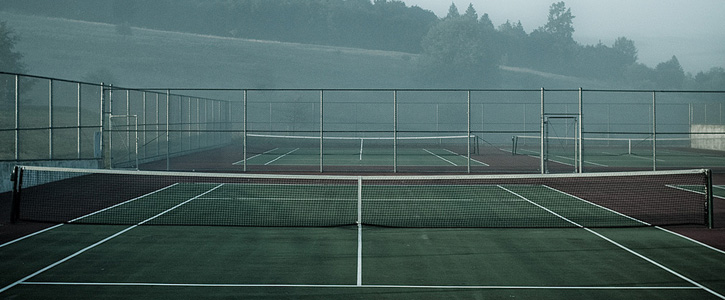
#> input picture opencv/img/full_img/1.jpg, 725 x 300 px, given in place of img1.jpg, which was not available
$ python try1.py
#> lines starting #> are read from the running program, lines starting #| are printed output that depends on the picture; after the words box and inside, x2 and y2 are one past the last pixel; in counts of white or black regions, pixels touching at a corner belong together; pictures that were not available may be replaced by others from this repository, and a replacement may not be noted
import numpy as np
import cv2 as cv
import glob

file = '../../img/full_img/img1.jpg'
img = cv.imread(file)
#> img is the input picture: shape (300, 725, 3); mean B, G, R 96.6, 98.2, 75.9
gray = cv.cvtColor(img, cv.COLOR_BGR2GRAY)
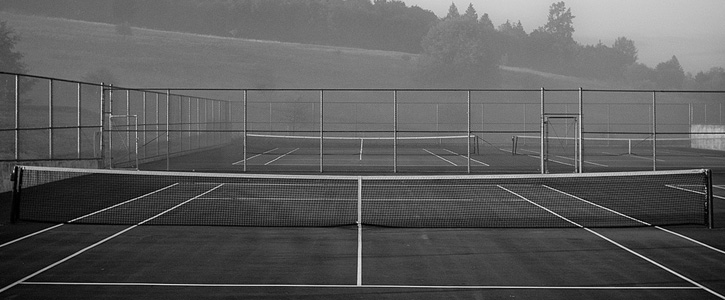
#> gray: shape (300, 725); min 0, max 243, mean 91.3

gray = np.float32(gray)
dst = cv.cornerHarris(gray, 2,3,0.04)
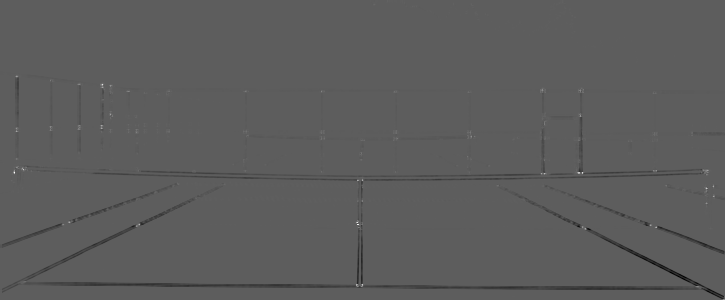
#> dst: shape (300, 725) float32; min -27936358, max 48035048, mean -285103.8; drawn with min black and max white

dst = cv.dilate(dst, None)
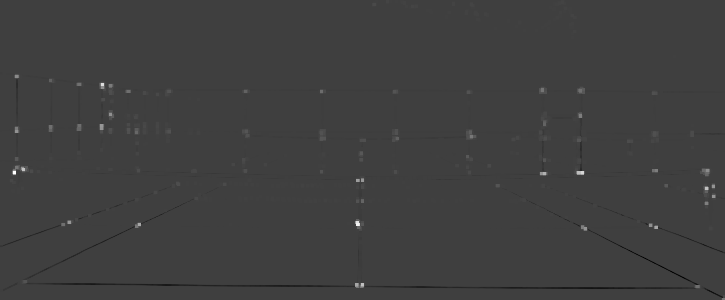
#> dst: shape (300, 725) float32; min -15789231, max 48035048, mean 42933.2; drawn with min black and max white

img[dst>0.01*dst.max()] = [0,0,255]
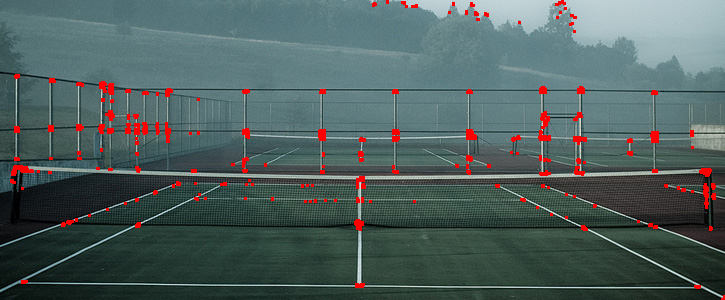
#> img: shape (300, 725, 3); 2.25% of pixels changed, all inside (x1, y1, x2, y2) = (10, 0, 725, 300)

cv.imshow('img', img)


if cv.waitKey(0) & 0xFF == 27:
#> (key Esc is pressed here)
    cv.destroyAllWindows()

$ run again, on opencv/img/part_img/4.jpg
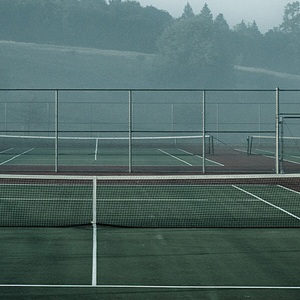
#> input picture opencv/img/part_img/4.jpg, 300 x 300 px, given in place of img1.jpg, which was not available
#> img is the input picture: shape (300, 300, 3); mean B, G, R 102.9, 105.4, 81.3
#> `dst = cv.cornerHarris(gray, 2,3,0.04)`:
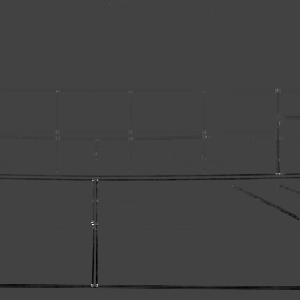
#> dst: shape (300, 300) float32; min -14899319, max 42331488, mean -209311.2; drawn with min black and max white
#> `img[dst>0.01*dst.max()] = [0,0,255]`:
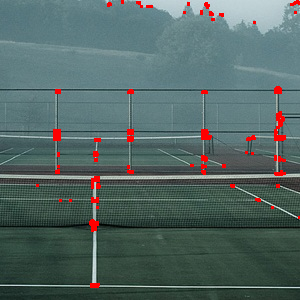
#> img: shape (300, 300, 3); 1.89% of pixels changed, all inside (x1, y1, x2, y2) = (36, 0, 300, 288)

$ run again, on opencv/img/part_img/5.jpg
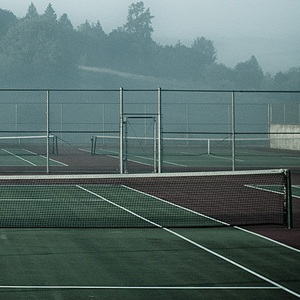
#> input picture opencv/img/part_img/5.jpg, 300 x 300 px, given in place of img1.jpg, which was not available
#> img is the input picture: shape (300, 300, 3); mean B, G, R 105.7, 108, 87.2
#> `dst = cv.dilate(dst, None)`:
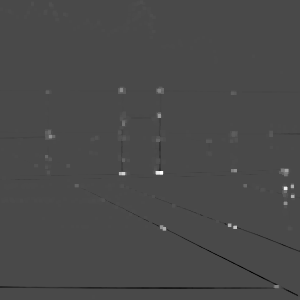
#> dst: shape (300, 300) float32; min -15433382, max 38008352, mean 28004.1; drawn with min black and max white
#> `img[dst>0.01*dst.max()] = [0,0,255]`:
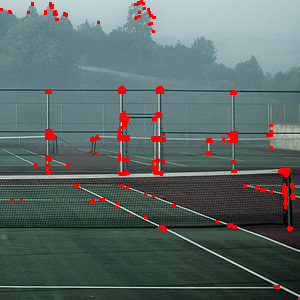
#> img: shape (300, 300, 3); 2.56% of pixels changed, all inside (x1, y1, x2, y2) = (0, 0, 300, 300)
